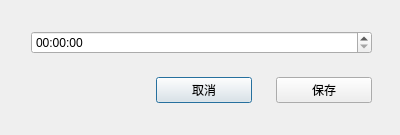
<?xml version="1.0" encoding="UTF-8"?>
<ui version="4.0">
    <class>ResetTaskSettingDialog</class>
    <widget class="QDialog" name="ResetTaskSettingDialog">
        <property name="geometry">
            <rect>
                <x>0</x>
                <y>0</y>
                <width>400</width>
                <height>135</height>
            </rect>
        </property>
        <property name="windowTitle">
            <string>任务重置时间设置</string>
        </property>
        <widget class="QWidget" name="layoutWidget" native="true">
            <property name="geometry">
                <rect>
                    <x>31</x>
                    <y>24</y>
                    <width>341</width>
                    <height>86</height>
                </rect>
            </property>
            <layout class="QVBoxLayout" name="verticalLayout">
                <property name="spacing">
                    <number>16</number>
                </property>
                <item>
                    <widget class="QTimeEdit" name="timeEdit">
                        <property name="displayFormat">
                            <string>HH:mm:ss</string>
                        </property>
                        <property name="time">
                            <time>
                                <hour>0</hour>
                                <minute>0</minute>
                                <second>0</second>
                            </time>
                        </property>
                    </widget>
                </item>
                <item>
                    <layout class="QHBoxLayout" name="horizontalLayout_3">
                        <property name="spacing">
                            <number>24</number>
                        </property>
                        <item>
                            <spacer name="horizontalSpacer">
                                <property name="orientation">
                                    <enum>Qt::Horizontal</enum>
                                </property>
                                <property name="sizeHint" stdset="0">
                                    <size>
                                        <width>40</width>
                                        <height>20</height>
                                    </size>
                                </property>
                            </spacer>
                        </item>
                        <item>
                            <widget class="QPushButton" name="cancelButton">
                                <property name="minimumSize">
                                    <size>
                                        <width>96</width>
                                        <height>0</height>
                                    </size>
                                </property>
                                <property name="text">
                                    <string>取消</string>
                                </property>
                            </widget>
                        </item>
                        <item>
                            <widget class="QPushButton" name="saveButton">
                                <property name="minimumSize">
                                    <size>
                                        <width>96</width>
                                        <height>0</height>
                                    </size>
                                </property>
                                <property name="text">
                                    <string>保存</string>
                                </property>
                            </widget>
                        </item>
                    </layout>
                </item>
            </layout>
        </widget>
    </widget>
    <resources/>
    <connections/>
</ui>
